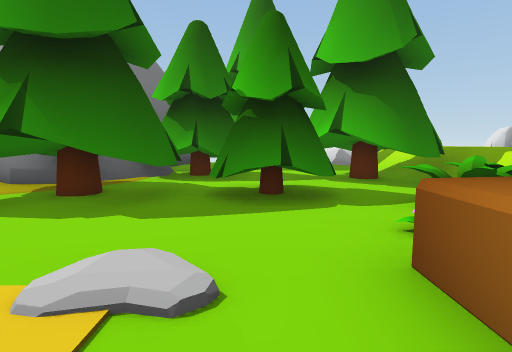
View 1 (above)

24 first-person views from a walk through a Unity game level. The camera is 1.5 m above the floor, tilts 6° down and sees 80° across. The floor is counted in squares, 2 m on a side. Each view is taken from the middle of a square. On the plan, view 1 faces up. The plan holds only what a view shows up to about 10 squares ahead; the rest is blank. The place goes on beyond the plan. Some animated figures are not drawn. Some surface patterns are stand-ins.

View 2
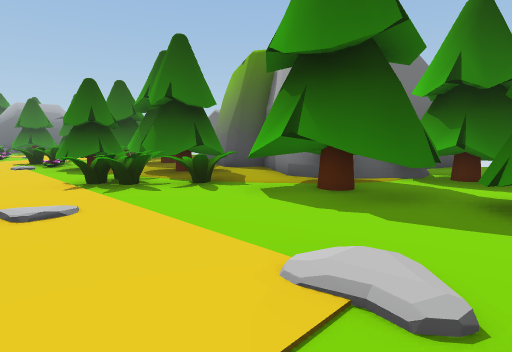

View 3
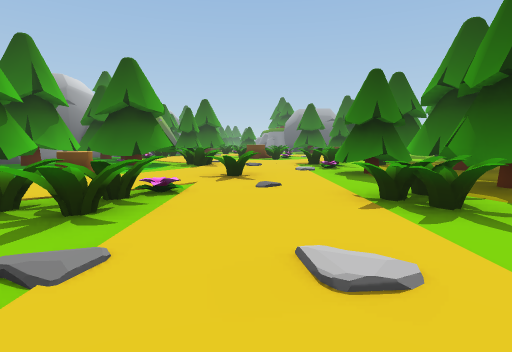

View 4
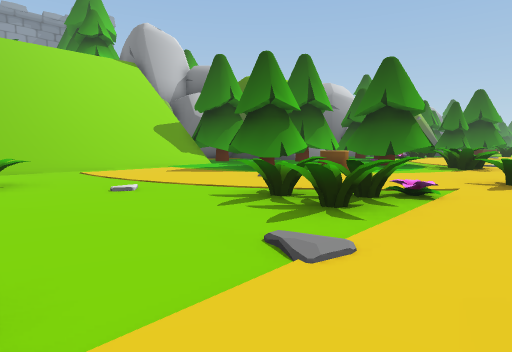

View 5
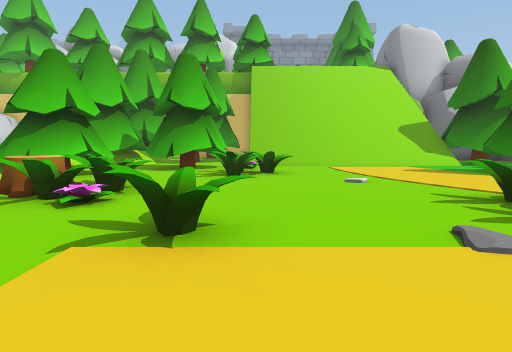

View 6
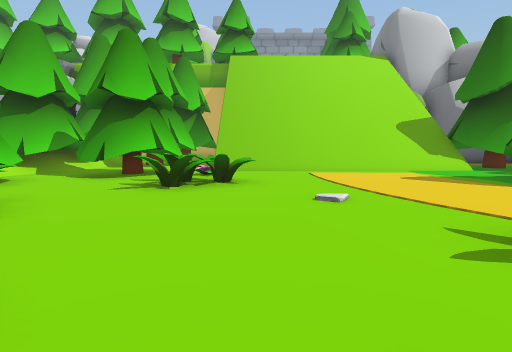

View 7
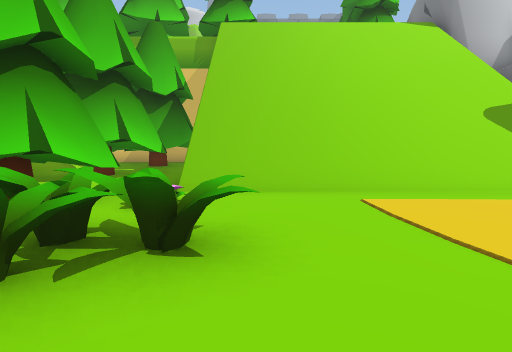

View 8
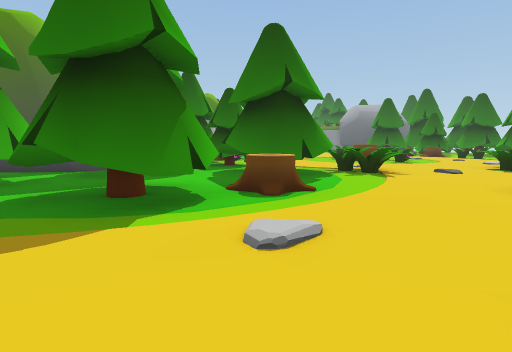

View 9
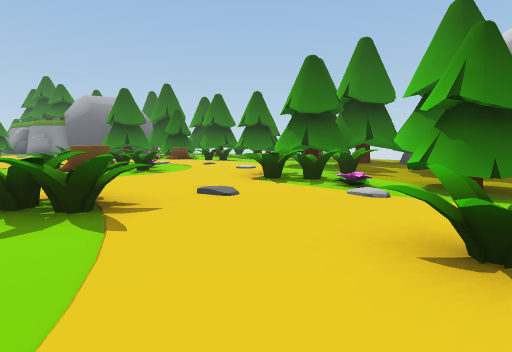

View 10
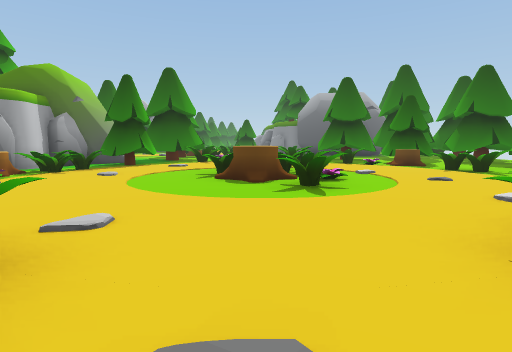

View 11
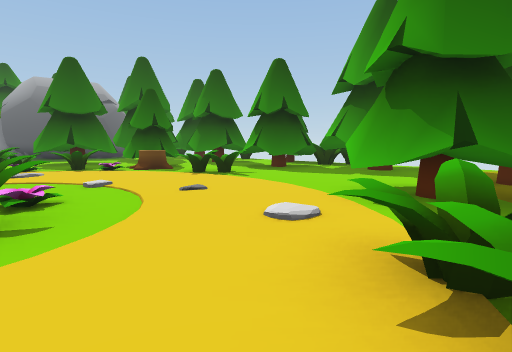

View 12
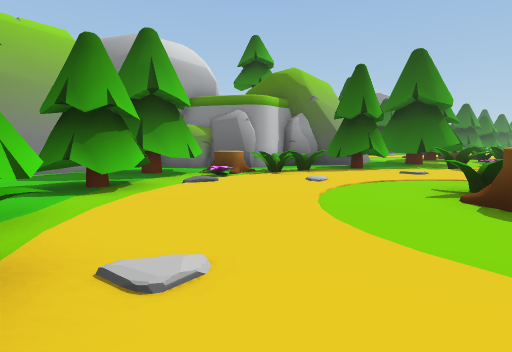

View 13
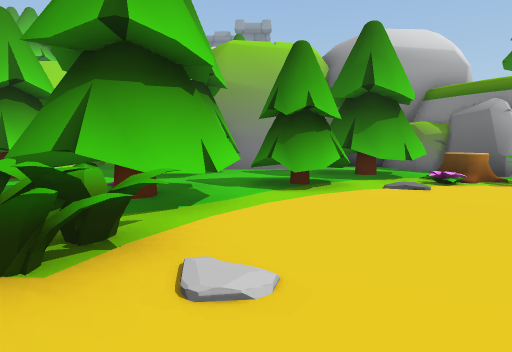

View 14
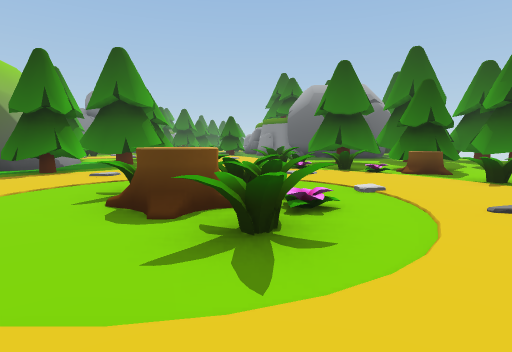

View 15
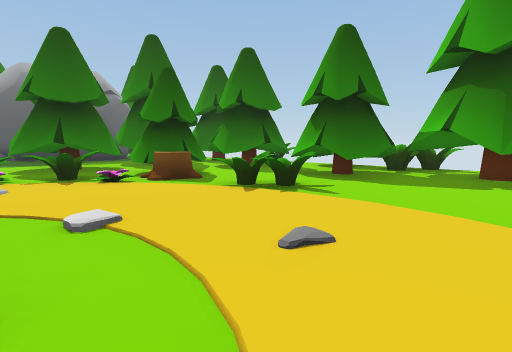

View 16
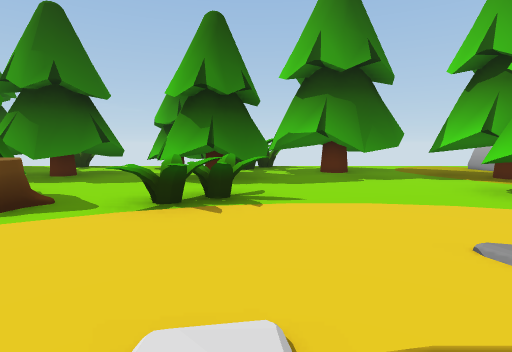

View 17
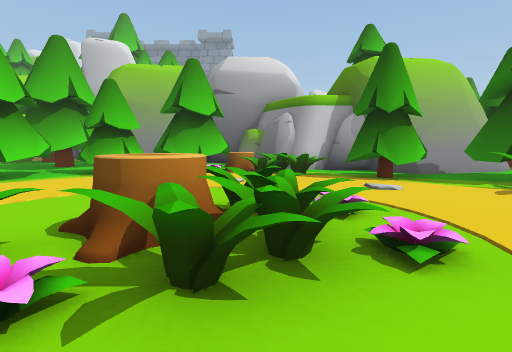

View 18
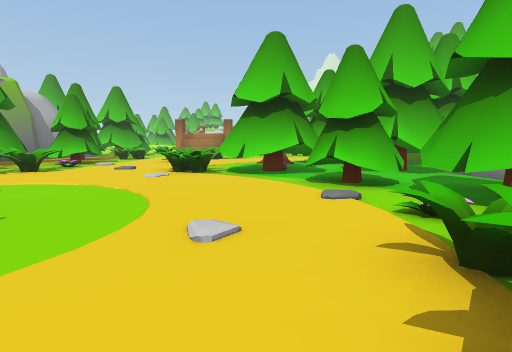

View 19
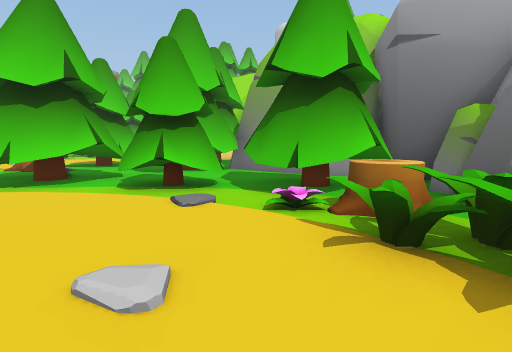

View 20
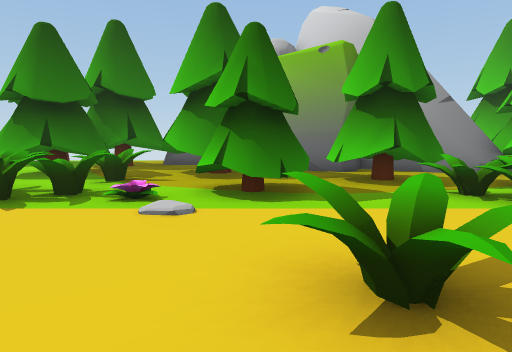

View 21
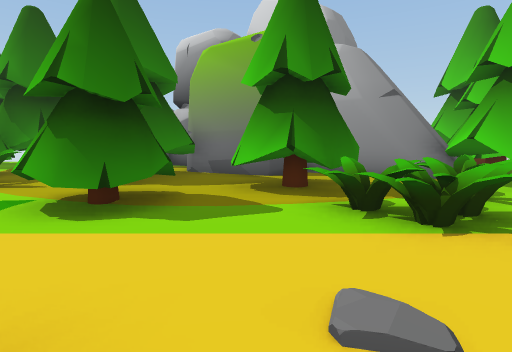

View 22
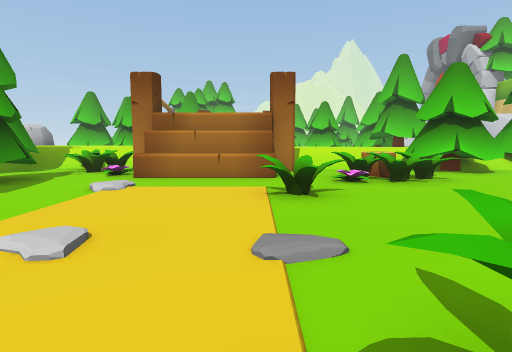

View 23
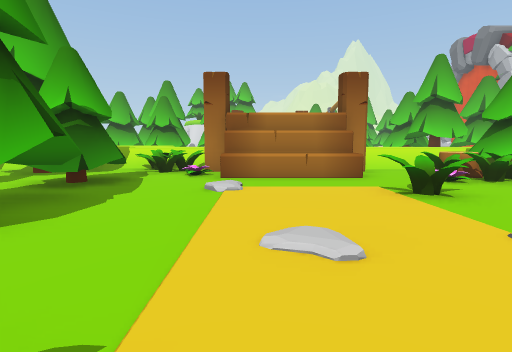

View 24
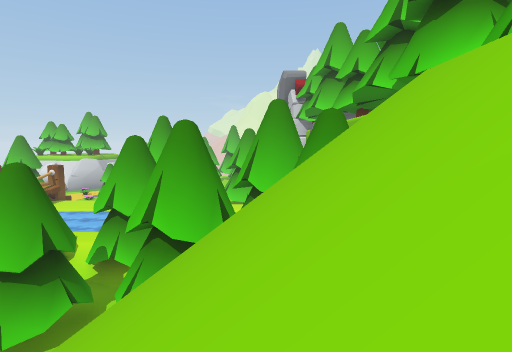

### Floor plan
Key: @ floor where view 1 was taken; # wall or solid block; . main floor; : floor 0.25 m higher than the main floor; + floor 0.5 m higher than the main floor; * floor 0.75 m higher than the main floor; / step, stairs or slope; ^ raised ledge; v drop or lower ground; T tree; F flower; S stump; O other object.
Columns run from 25 left of view 1 to 4 right of it. Each row starts with its distance up from view 1.
 11   TT       ##              T
 10  T.TTTTT T T               T.*
  9 TT.TTTT##TTT                .*
  8 TT..TT...T###  ##      T   #T
  7  T..O....TTT T T#### ##TT T#TT
  6 TTS.OO...TTT.TTTT#T###TTT T#TT
  5 TTS......TTTOTTT.TTT TTTTTTTT*
  4 OF.........OO..TTTTTOTTTTTTOO+
  3 OO.../....OOO.TTT.TOO..T...FO
  2 O. ........OOF.T...OO.......#
  1 O  .FOFOO.................^#
  0   ..FO .....:...O........@^#
 -1  ....O.........OO.......O.^##
 -2 O..........OO.....FOO..OO...#
 -3 ...........TT......OO.....F../
 -4 TTT........TOT...........OSS./
 -5 TTT.OO...T.TOT.S..........O.
 -6 ##..OSF..TTTT..TT.......O..TTT
 -7  ####SSTTT TTT.TTT....OOO..TT
 -8     ##TTT..TTT.TT......OTTTTT/
 -9      #TTT###TT..........TTTTTT
-10      ########TTT////////TTTTT
-11             #TTT//////// TTTTT
-12             #   ////////TTT
-13                 ////////TTT T
-14               v ////////TT TT
-15               v ////////T  T
-16                      ///
-17
-18                       TT ##

Positions as (right, up) in squares from view 1, and headings:
1: (0, 0), facing up
2: (0, 0), facing up-left
3: (-2, 0), facing left
4: (-2, 0), facing down-left
5: (-2, 1), facing down
6: (-3, -1), facing down
7: (-3, -5), facing down
8: (-5, -5), facing left
9: (-9, -3), facing up-left
10: (-12, 0), facing left
11: (-14, 1), facing up-left
12: (-14, 0), facing down-left
13: (-15, 0), facing down
14: (-15, 1), facing left
15: (-17, 2), facing up-left
16: (-20, 2), facing up
17: (-20, 3), facing down
18: (-22, -4), facing right
19: (-21, -3), facing down-right
20: (-10, -2), facing up
21: (-8, -1), facing up
22: (-6, -1), facing right
23: (-6, 1), facing right
24: (-6, -14), facing right
